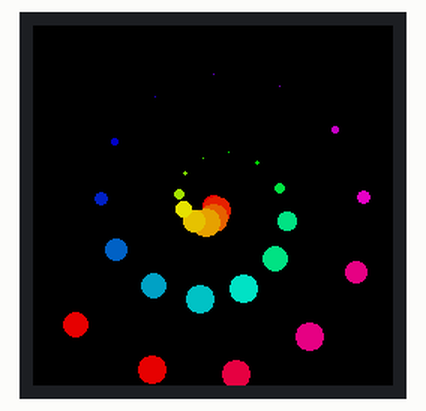
This program was run on a simulated Raspberry Pi Pico running MicroPython. On the bench: 240×240 colour display.

Above: at 0.03 s.
At 5.02 s:
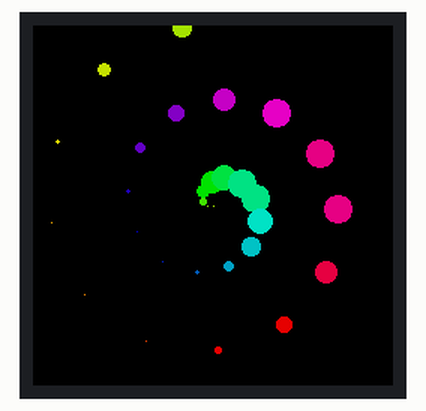
At 10.0 s:
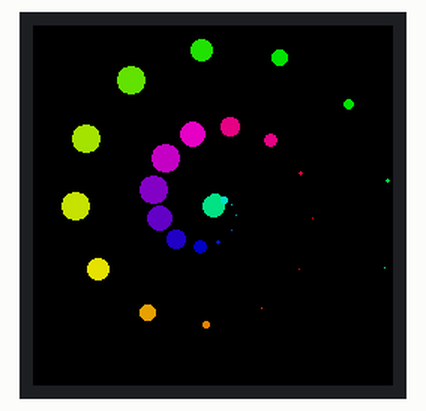
At 19.97 s:
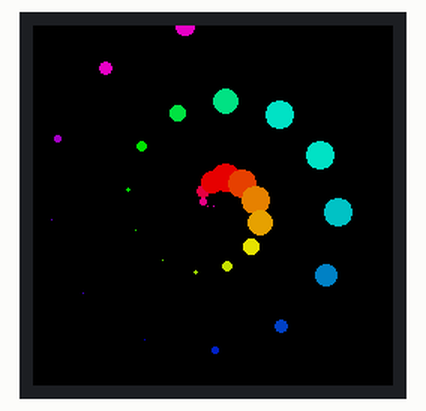
At 29.94 s:
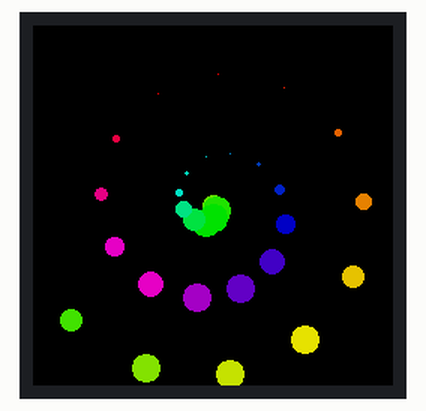
At 39.9 s:
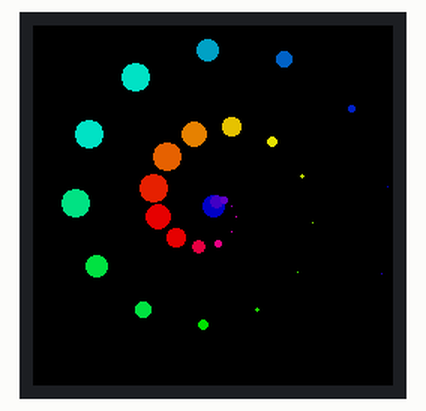

The program:

demo.py
```python
import time
import math
from picographics import PicoGraphics, DISPLAY_ROUND_LCD_240X240

display = PicoGraphics(display=DISPLAY_ROUND_LCD_240X240)
display.set_backlight(1.0)

WIDTH, HEIGHT = display.get_bounds()
RADIUS = WIDTH // 2

BLACK = display.create_pen(0, 0, 0)


def hsv_to_rgb(h, s, v):
    if s == 0.0:
        return v, v, v
    i = int(h * 6.0)  # XXX assume int() truncates!
    f = (h * 6.0) - i
    p = v * (1.0 - s)
    q = v * (1.0 - s * f)
    t = v * (1.0 - s * (1.0 - f))
    i = i % 6
    if i == 0:
        return v, t, p
    if i == 1:
        return q, v, p
    if i == 2:
        return p, v, t
    if i == 3:
        return p, q, v
    if i == 4:
        return t, p, v
    if i == 5:
        return v, p, q


t = 0

while True:
    display.set_pen(BLACK)
    display.clear()

    angle = t % (math.pi * 2)

    prev_x = RADIUS
    prev_y = RADIUS

    steps = 30.0
    angle_step = 0.5

    for step in range(int(steps)):
        angle += angle_step

        distance = RADIUS / steps * step
        distance += step * 0.2

        r, g, b = [int(c * 255) for c in hsv_to_rgb((t / 10.0) + distance / 120.0, 1.0, 1.0)]

        x = RADIUS + int(distance * math.cos(angle))
        y = RADIUS + int(distance * math.sin(angle))

        radius = ((math.sin(t + angle) + 1) / 2.0) * 10
        dot_colour = display.create_pen(r, g, b)
        display.set_pen(dot_colour)
        display.circle(int(x), int(y), int(radius))

        prev_x = x
        prev_y = y

    display.update()
    time.sleep(0.02)
    t += 0.02
```
